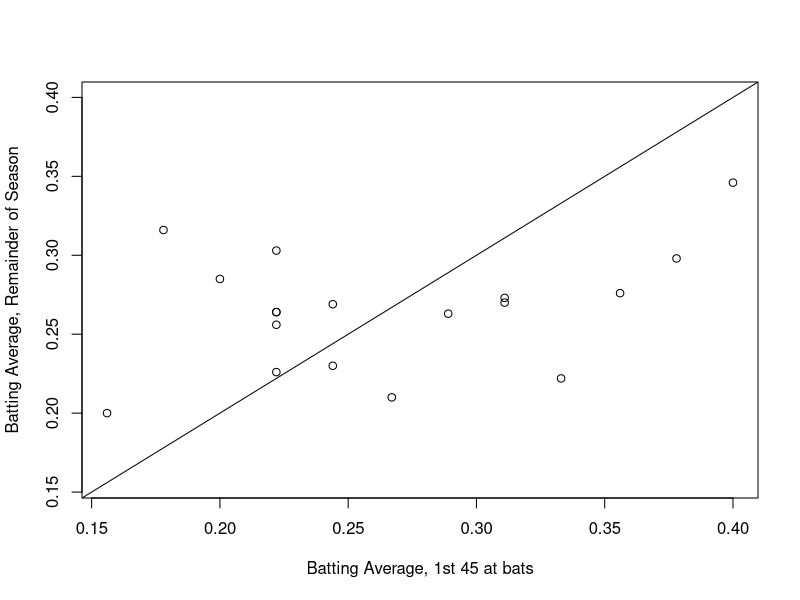

This figure's R source:
library(pscl)


### Name: EfronMorris
### Title: Batting Averages for 18 major league baseball players, 1970
### Aliases: EfronMorris
### Keywords: datasets

### ** Examples

data(EfronMorris)
attach(EfronMorris)
plot(p~y,
     xlim=range(p,y),
     ylim=range(p,y),
     xlab="Batting Average, 1st 45 at bats",
     ylab="Batting Average, Remainder of Season")
abline(0,1)
